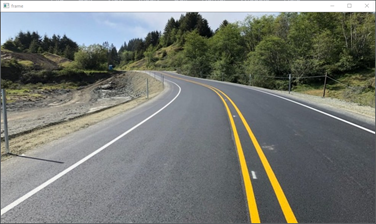
#> input picture lane3.jpeg, 376 x 224 px
$ jupyter execute Hough_line.ipynb
#> lines starting #> are read from the running program, lines starting #| are printed output that depends on the picture; after the words box and inside, x2 and y2 are one past the last pixel; in counts of white or black regions, pixels touching at a corner belong together
##### Importing Libraries

[cell 1]
import matplotlib.pyplot as plt
import cv2
import numpy as np
import matplotlib.lines as lines

##### Reading the image and converting it to grayscale

[cell 2]
img=cv2.imread('lane3.jpeg')
#> img is the input picture: shape (224, 376, 3); mean B, G, R 114.9, 121.3, 118.4
#img=cv2.resize(img)
plt.imshow(cv2.cvtColor(img,cv2.COLOR_BGR2RGB))

[cell 3]
img_gray=cv2.cvtColor(img,cv2.COLOR_BGR2GRAY)

fig=plt.figure(figsize=(20,20))
plt.subplot(1,2,1)
plt.title('Original Image')
plt.imshow(cv2.cvtColor(img,cv2.COLOR_BGR2RGB))

plt.subplot(1,2,2)
plt.title('Grayscale Image')
plt.imshow(img_gray,cmap='gray')
plt.show()

##### Trying different image processing techniques

[cell 4]
# Histogram Equalisation

figure=plt.figure(figsize=(10,10))

plt.subplot(2,2,1)
plt.title('a)Histogram Map')
plt.hist(img_gray.ravel(),bins=range(256))

img_hist=cv2.equalizeHist(img_gray)
#clahe = cv2.createCLAHE(clipLimit=2.0, tileGridSize=(3,3))
#img_hist = clahe.apply(img_gray)
plt.subplot(2,2,2)
plt.title('b)Histogram Map after Histogram Equalisation')
plt.hist(img_hist.ravel(),bins=range(256))

plt.subplot(2,2,3)
plt.title('c)Grayscale Image')
plt.imshow(img_gray,cmap='gray')

plt.subplot(2,2,4)
plt.title('d)Histogram Equalised Image')
plt.imshow(img_hist,cmap='gray')
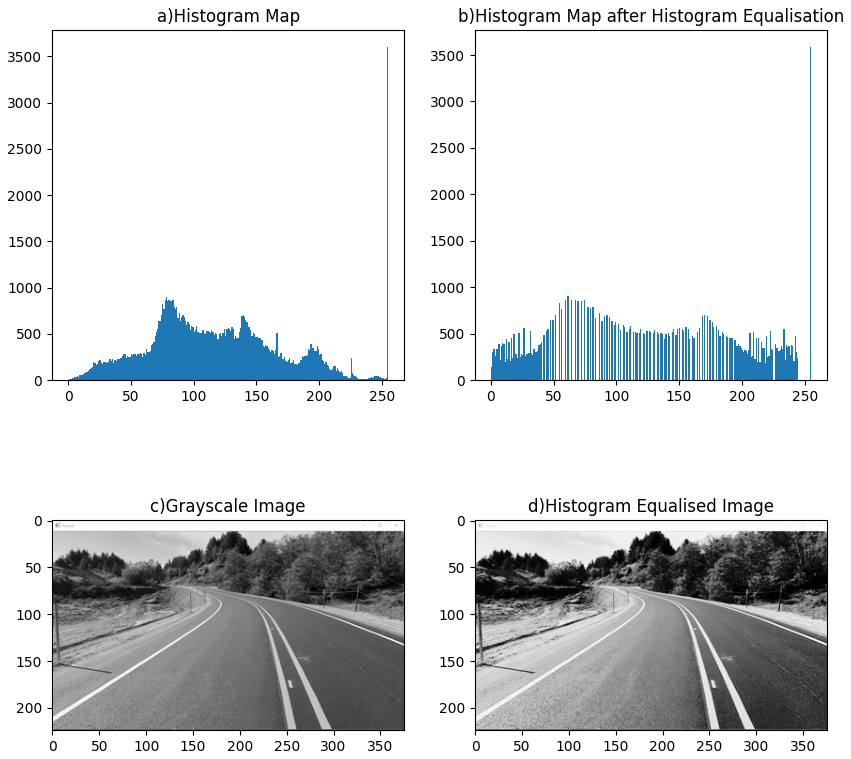
#> figure drawn by matplotlib, 4 panels; panel 1: tallest bar 3604 high, from x = 254 to 255; panel 2: tallest bar 3590 high, from x = 254 to 255

##### Blurring and Edge detection

[cell 5]
fig=plt.figure(figsize=(20,20))

r=5
c=3

# canny edge detection on grayscale image
wide = cv2.Canny(img_gray, 50, 200)
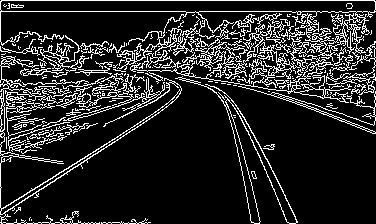
#> wide: shape (224, 376); 15.3% white in thin lines or dots
mid = cv2.Canny(img_gray, 80, 150)
#> mid: shape (224, 376); 14.9% white in thin lines or dots
tight = cv2.Canny(img_gray, 210,230)
#> tight: shape (224, 376); 7.3% white in thin lines or dots

# canny edge detection on histogram equalised image
wide_h = cv2.Canny(img_hist, 50, 200)
#> wide_h: shape (224, 376); 16.9% white in thin lines or dots
mid_h = cv2.Canny(img_hist, 80,150)
#> mid_h: shape (224, 376); 16.3% white in thin lines or dots
tight_h = cv2.Canny(img_hist, 210,230)
#> tight_h: shape (224, 376); 9.7% white in thin lines or dots

# canny edge detection on blurred and histogram equalised image
blurr=cv2.GaussianBlur(img_hist,(3,3),0)
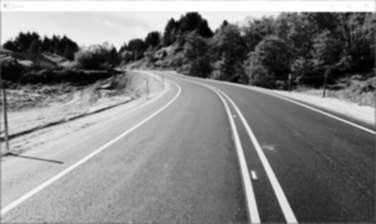
#> blurr: shape (224, 376); min 0, max 255, mean 128.6
wide_bh = cv2.Canny(blurr, 50, 200)
#> wide_bh: shape (224, 376); 11.9% white in thin lines or dots
mid_bh = cv2.Canny(blurr, 80,150)
#> mid_bh: shape (224, 376); 11.1% white in thin lines or dots
tight_bh = cv2.Canny(blurr, 210,230 )
#> tight_bh: shape (224, 376); 5.8% white in thin lines or dots

# canny edge detection on blurred grayscale image
blurr_b=cv2.GaussianBlur(img_gray,(3,3),0)
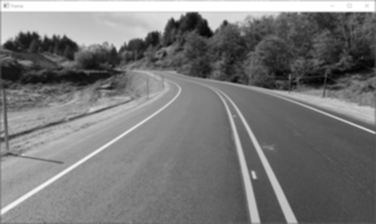
#> blurr_b: shape (224, 376); min 4, max 255, mean 119.9
wide_b = cv2.Canny(blurr_b, 50, 200)
#> wide_b: shape (224, 376); 10.3% white in thin lines or dots
mid_b = cv2.Canny(blurr_b, 80,150)
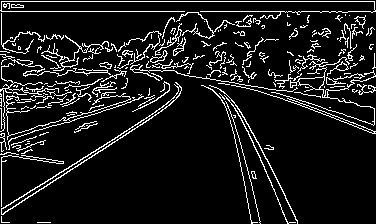
#> mid_b: shape (224, 376); 10% white in thin lines or dots
tight_b = cv2.Canny(blurr_b, 210,230 )
#> tight_b: shape (224, 376); 3.9% white in thin lines or dots

fig.add_subplot(r,c,1)
plt.imshow(wide,cmap='gray')

fig.add_subplot(r,c,2)
plt.imshow(mid,cmap='gray')

fig.add_subplot(r,c,3)
plt.imshow(tight,cmap='gray')

fig.add_subplot(r,c,4)
plt.imshow(wide_h,cmap='gray')

fig.add_subplot(r,c,5)
plt.imshow(mid_h,cmap='gray')

fig.add_subplot(r,c,6)
plt.imshow(tight_h,cmap='gray')

fig.add_subplot(r,c,7)
plt.title('10-200:blurred_he')
plt.imshow(wide_bh,cmap='gray')

fig.add_subplot(r,c,8)
plt.title('80-150:blurred_he')
plt.imshow(mid_bh,cmap='gray')

fig.add_subplot(r,c,9)
plt.title('210-230:blurred_he')
plt.imshow(tight_bh,cmap='gray')

fig.add_subplot(r,c,10)
plt.title('10-200:blurred_grayscale')
plt.imshow(wide_b,cmap='gray')

fig.add_subplot(r,c,11)
plt.title('80-150:blurred_grayscale')
plt.imshow(mid_b,cmap='gray')

fig.add_subplot(r,c,12)
plt.title('210-230:blurred_grayscale')
plt.imshow(tight_b,cmap='gray')

fig.add_subplot(r,c,13)
plt.title('Blurred_grayscale')
plt.imshow(blurr_b,cmap='gray')

fig.add_subplot(r,c,14)
plt.title('Blurred_he')
plt.imshow(blurr,cmap='gray')


plt.show()

##### Using masking to extract region of interest

[cell 6]
print(img.shape[:2])
#| (224, 376)
mask=np.zeros(img.shape[:2],dtype='uint8')
points=np.array([[0,200],[200,75],[350,200]])#creating a triangular mask
cv2.drawContours(mask, [points], -1, (255, 255, 255), -1, cv2.LINE_AA)
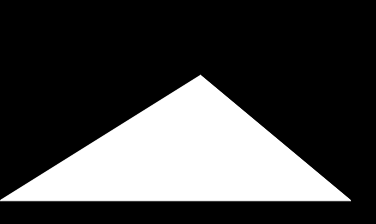
#> mask: shape (224, 376); min 0, max 255, mean 67.7

fig=plt.figure(figsize=(20,20))
plt.subplot(1,2,1)
plt.title('Mask')
plt.imshow(mask,cmap='gray')

# masking to extract the region of interest
img_roi=tight.copy()
res = cv2.bitwise_and(tight_b,tight_b,mask = mask)
#> res: shape (224, 376); 1.3% white in thin lines or dots, all inside (x1, y1, x2, y2) = (13, 77, 288, 202)
plt.subplot(1,2,2)
plt.title('Image obtained after Masking')
plt.imshow(cv2.cvtColor(res,cv2.COLOR_BGR2RGB))
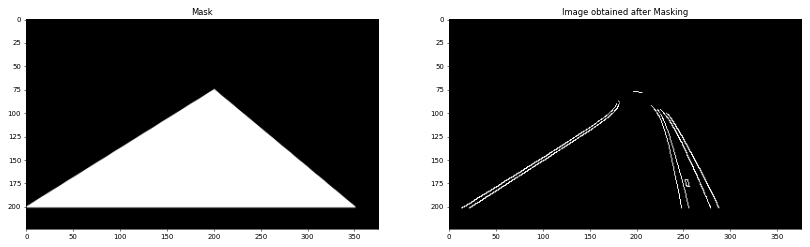
#> figure drawn by matplotlib, 2 panels

[cell 7]
# erosion operation
res1=cv2.erode(res,(8,8))
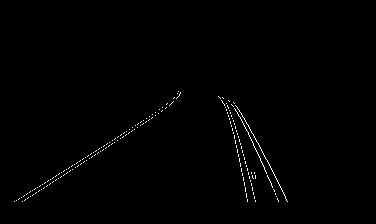
#> res1: shape (224, 376); 0.65% white in thin lines or dots, all inside (x1, y1, x2, y2) = (14, 91, 288, 202)
plt.imshow(res,cmap='gray')

##### Defining Hough_line class for implementing Hough line detection Algorithm

[cell 8]
class Hough_line:

    # constructor to initialise the necessary variables
    def __init__(self,thresh,orig_img,edge_img):
        self.threshold=thresh
        self.orig_img=orig_img.copy()
        self.edge_img=edge_img.copy()
        self.acc=[[]]
        self.line_plt=[]
        self.peak_plt=[]
        self.h_r_t=[]

    # function to set and compute the accumulator matrix
    def compute_acc(self):
        height=self.orig_img.shape[0]
#> height = 224
        width=self.orig_img.shape[1]
#> width = 376
        diag_len=np.sqrt(np.square(height)+np.square(width))
#> diag_len = 437.7
        r=np.arange(-diag_len,+diag_len,(2*diag_len)/180)
#> r = 180 values from -437.7 to 432.8
        t1=np.arange(0,180,step=1)
        t=np.deg2rad(t1)
        self.acc=np.zeros((len(r),len(t)))
        edges=np.argwhere(self.edge_img[:,:])
#> edges = 547 pairs, first value 91 to 201, second value 14 to 287
        for edge_point in edges:
            x_pt=edge_point[0]-height/2
            y_pt=edge_point[1]-width/2
            h_r=[]
            h_t=[]
            for theta in range(len(t1)):
                rho = (y_pt * np.cos(t[theta])) + (x_pt * np.sin(t[theta]))
                theta_ind =theta
                rho_ind = np.argmin(np.abs(r - rho))
                self.acc[rho_ind][theta_ind] += 1
                h_r.append(rho)
                h_t.append(t1[theta])
            self.h_r_t.append((h_r,h_t))
#> this loop made 547 passes
#> (edge_point, x_pt, y_pt) on passes 1 to 3: ([91, 178], -21, -10), ([92, 180], -20, -8), ([93, 177], -19, -11)
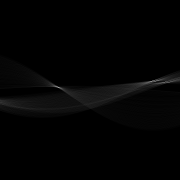
#> self.acc: shape (180, 180) float64; min 0, max 163, mean 3
#> after the loop, self.h_r_t = 547 items
        self.detect_lines(r,t,t1)

    #function to detect the lines most likely to occur and finding their coordinates
    def detect_lines(self,r,t,t1):
        height=self.acc.shape[0]
#> height = 180
        width=self.acc.shape[1]
#> width = 180
        for x in range(height):
            for y in range(width):
                if self.acc[x][y] >self.threshold:
                    rho = r[x]
                    theta =t1[y]
                    b= np.cos(t[y])
                    a = np.sin(t[y])
                    x0 = (a * rho) + self.orig_img.shape[0]/2
                    y0 = (b * rho) + self.orig_img.shape[1]/2
                    x1 = int(x0 + 1000 * (-b))
                    y1 = int(y0 + 1000 * (a))
                    x2 = int(x0 - 1000 * (-b))
                    y2 = int(y0 - 1000 * (a))
                    self.peak_plt.append([rho,theta])
                    self.line_plt.append([x1,y1,x2,y2])

    #function to plot all the required images
    def plot_img(self):
        figure = plt.figure(figsize=(10, 10))

        subplot1 = figure.add_subplot(2, 2, 1)
        subplot1.title.set_text('a)Original Image')
        subplot1.imshow(cv2.cvtColor(self.orig_img,cv2.COLOR_BGR2RGB))

        subplot2 = figure.add_subplot(2, 2, 2)
        subplot2.title.set_text('b)Edge Detected Image')
        subplot2.imshow(self.edge_img, cmap="gray")

        subplot3 = figure.add_subplot(2, 2, 3)
        subplot3.title.set_text('c)Hough Space')
        subplot3.set_facecolor((0,0,0))
        for h_r,h_t in self.h_r_t:
            subplot3.plot(h_t,h_r, color="white", alpha=0.05)
        for rho,theta in self.peak_plt:
            subplot3.plot(theta,rho, marker='o', color="red")

        subplot4 = figure.add_subplot(2, 2, 4)
        subplot4.title.set_text('d)Detected lines')
        for x1,y1,x2,y2 in self.line_plt:
            subplot4.add_line(lines.Line2D([y1, y2], [x1, x2],color='red'))
        subplot4.imshow(cv2.cvtColor(self.orig_img,cv2.COLOR_BGR2RGB))
        plt.show()
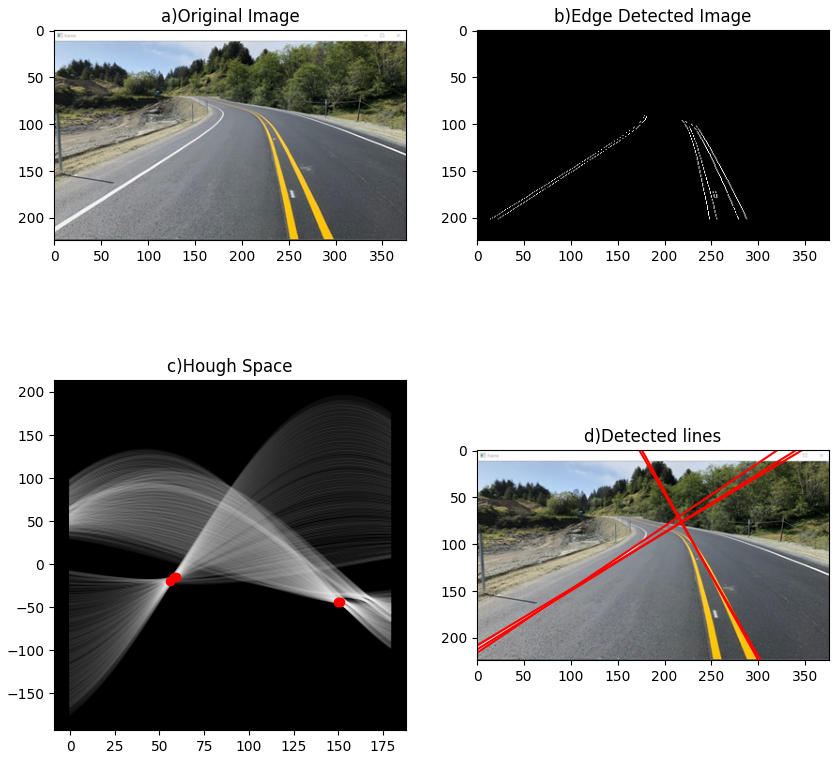
#> figure drawn by matplotlib, 4 panels; panel 3: curve peaks at x = 179, y = 9.63; panel 3: curve peaks at x = 179, y = 7.65; panel 3: curve peaks at x = 179, y = 10.67
